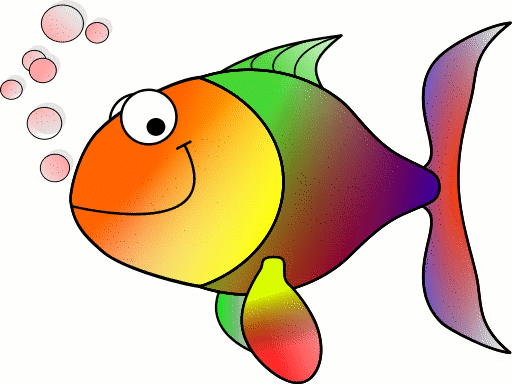
//> input picture EsercizioFiltriImmagine/images/1.png, 512 x 384 px
$ ./DisplayImage   (built with g++ and OpenCV 4)
//> lines starting //> are read from the running program, lines starting //| are printed output that depends on the picture
### EsercizioFiltriImmagine/src/Image.h
/*
 * Image.h
 *
 *  Created on: 18/mar/2017
 *      Author: ilaria
 */

#ifndef IMAGE_H_
#define IMAGE_H_

#include <cv.h>
#include <highgui.h>
#include <string>
#include <stdbool.h>

using namespace cv;
using namespace std;

class Image {
private:
    int MAX_VALUE = 255;
    int MAX_KERNEL_LENGTH = 31;
	Mat imageGrey;

public:
	Image();
	Mat thresholdImage(Mat image, int value, int threshold_type, string pathDest, string name, bool write);
	Mat adaptiveThresholdImage(Mat image, int adaptiveThresh, int threshold_type, int blocksize, int C, string pathDest, string name,  bool write);
	Mat filter2DLowPass(Mat image, int kernel_size, string pathDest, string name, bool write);
	Mat filter2DHighPass(Mat image, int i, string pathDest, string name, bool write);
	Mat gaussianFilter(Mat image, int sigmax, int sigmay, string pathDest, string name, bool write);
	Mat bilateralFilterImage(Mat image, string pathDest, string name, bool write);

};

#endif /* IMAGE_H_ */

### EsercizioFiltriImmagine/src/Image.cpp
/*
 * Image.cpp
 *
 *  Created on: 18/mar/2017
 *      Author: ilaria
 */

#include "Image.h"

Image :: Image(){

}

Mat Image :: thresholdImage(Mat image, int value, int threshold_type, string pathDest, string name, bool write){

	Mat imageThresh;

	if(!image.data){
		cout<<"No data here"<<endl;
	}
	cvtColor(image, imageGrey, CV_BGR2GRAY);
	threshold(imageGrey, imageThresh, value, MAX_VALUE, threshold_type);

	if(write){
		imwrite(pathDest+name, imageThresh);
	}
	namedWindow("Display_"+name, CV_WINDOW_AUTOSIZE);
	imshow("Display_"+name, imageThresh);
	return imageThresh;
}

Mat Image :: adaptiveThresholdImage(Mat image, int adaptiveThresh, int threshold_type, int blocksize, int C, string pathDest, string name, bool write){
	Mat adaptiveImageThresh;

	if(!image.data){
		cout<<"No data here"<<endl;
	}
	cvtColor(image, imageGrey, CV_BGR2GRAY);
	adaptiveThreshold(imageGrey, adaptiveImageThresh, MAX_VALUE, adaptiveThresh, threshold_type, blocksize, C);

	if(write){
		imwrite(pathDest+name, adaptiveImageThresh);
	}
	namedWindow("Display_"+name, CV_WINDOW_AUTOSIZE);
	imshow("Display_"+name, adaptiveImageThresh);
	return adaptiveImageThresh;
}


Mat Image :: filter2DLowPass(Mat image, int kernel_size, string pathDest, string name, bool write){
	Mat filter2DLowPassImage;
	Mat kernel;

	kernel = Mat::ones( kernel_size, kernel_size, CV_32F )/ (float)(kernel_size*kernel_size);

	    filter2D(image, filter2DLowPassImage, -1 , kernel, Point( -1, -1 ), 0, BORDER_DEFAULT );


	if(write){
			imwrite(pathDest+name, filter2DLowPassImage);
		}
		namedWindow("Display_"+name, CV_WINDOW_AUTOSIZE);
		imshow("Display_"+name, filter2DLowPassImage);

		return filter2DLowPassImage;

}

Mat Image :: filter2DHighPass(Mat image, int i, string pathDest, string name, bool write){
	Mat filter2DHighPassImage;
	Mat kernel = (Mat_<char>(3, 3) << -1, -1, -1,
									  -1,  i, -1,
									  -1, -1, -1);

	filter2D(image, filter2DHighPassImage, image.depth(), kernel);

	if(write){
			imwrite(pathDest+name, filter2DHighPassImage);
		}
		namedWindow("Display_"+name, CV_WINDOW_AUTOSIZE);
		imshow("Display_"+name, filter2DHighPassImage);

		return filter2DHighPassImage;

}

Mat Image :: gaussianFilter(Mat image, int sigmax, int sigmay, string pathDest, string name, bool write){
	Mat gaussianImage;
	for ( int i = 1; i < MAX_KERNEL_LENGTH; i = i + 2 )
	{
		GaussianBlur( image, gaussianImage, Size( i, i ), sigmax, sigmay );

	}
	if(write){
		imwrite(pathDest+name, gaussianImage);
	}
	namedWindow("Display_"+name, CV_WINDOW_AUTOSIZE);
	imshow("Display_"+name,gaussianImage);
	return gaussianImage;

}

Mat Image :: bilateralFilterImage(Mat image, string pathDest, string name, bool write){
	Mat bilateralImage;
	for ( int i = 1; i < MAX_KERNEL_LENGTH; i = i + 2 )
	{
		bilateralFilter(image, bilateralImage, i, i*2, i/2);
	}
	if(write){
		imwrite(pathDest+name, bilateralImage);
	}
	namedWindow("Display_"+name, CV_WINDOW_AUTOSIZE);
	imshow("Display_"+name,bilateralImage);
	return bilateralImage;
}

### EsercizioFiltriImmagine/src/DisplayImage.cpp
/*
 * DisplayImage.cpp
 *
 *  Created on: 16/mar/2017
 *      Author: Ciro Domenico e Ilaria
 */

#include "Image.h"


int main(int argc, char** argv) {
	string path="images/";
	string imageName="1.png";

	Mat image;
	Mat imageThresh;
	Mat adaptiveImageThresh;
	Mat filter2DLowPassImage;
	Mat filter2DHighPassImage_9;
	Mat filter2DHighPassImage_8;
	Mat gaussianImage;
	Mat bilateralImage;

	int threshold_type = 3;
	int value=100;
	int blocksize = 3;
	double C = 1;

	int kernel_size=10;
	int sigmax = 50;
	int sigmay = 50;

	Image img;


	image = imread(path+imageName, CV_LOAD_IMAGE_COLOR);
//> image is the input picture: 384 rows x 512 cols, CV_8UC3; mean B, G, R 170.3, 197.1, 219.8
	if(!image.data)
		{
			cout<<"AH! No data here"<<endl;
			return -1;
		}

	namedWindow("Display_"+imageName, CV_WINDOW_AUTOSIZE);
	imshow("Display_"+imageName, image);

	/*THRESHOLD*/
	imageThresh=img.thresholdImage(image,value,threshold_type,path,"Thresh.png",true);
//> in thresholdImage, `cvtColor(image, imageGrey, CV_BGR2GRAY);`:
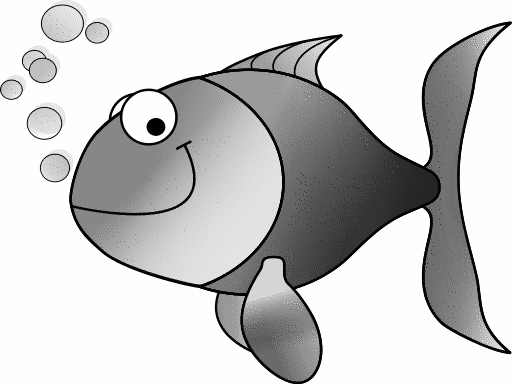
//> imageGrey: 384 rows x 512 cols, CV_8UC1; min 1, max 254, mean 200.7
//> in thresholdImage, `threshold(imageGrey, imageThresh, value, MAX_VALUE, threshold_type);`:
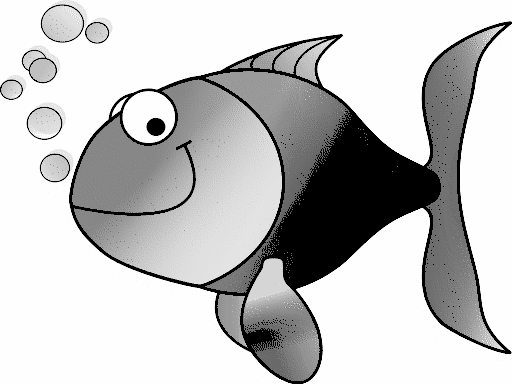
//> imageThresh: 384 rows x 512 cols, CV_8UC1; min 0, max 254, mean 194.8
	adaptiveImageThresh=img.adaptiveThresholdImage(image,ADAPTIVE_THRESH_GAUSSIAN_C,THRESH_BINARY, blocksize, C,path,"Adaptive_Thresh.png", true);
//> in adaptiveThresholdImage, `adaptiveThreshold(imageGrey, adaptiveImageThresh, MAX_VALUE, adaptiveT..`:
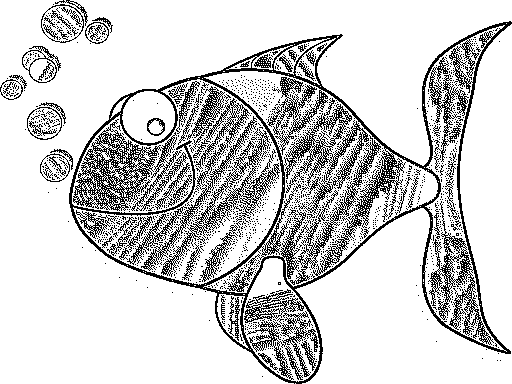
//> adaptiveImageThresh: 384 rows x 512 cols, CV_8UC1; 81.3% white; black in thin lines or dots

	/*FILTRI*/
	filter2DHighPassImage_9=img.filter2DHighPass(image, 9, path, "Filter2D_High_Pass_9.png", true);
//> in filter2DHighPass, `filter2D(image, filter2DHighPassImage, image.depth(), kernel);`:
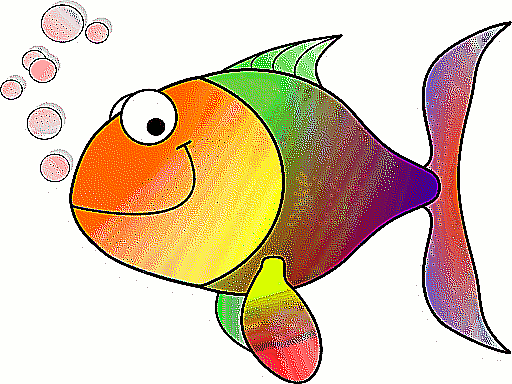
//> filter2DHighPassImage: 384 rows x 512 cols, CV_8UC3; mean B, G, R 175, 199.1, 220.5
	filter2DHighPassImage_9=img.filter2DHighPass(image, 8, path, "Filter2D_High_Pass_8.png", true);
//> call 2 of filter2DHighPass, with i = 8, pathDest = "images/", name = "Filter2D_High_Pass_8.png", write = true
//> in filter2DHighPass (call 2), `filter2D(image, filter2DHighPassImage, image.depth(), kernel);`:
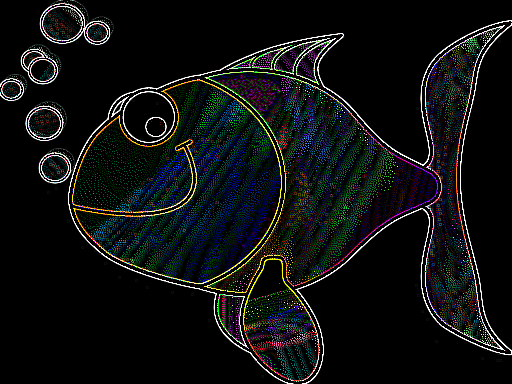
//> filter2DHighPassImage: 384 rows x 512 cols, CV_8UC3; mean B, G, R 16.5, 17.2, 14.8
	filter2DLowPassImage=img.filter2DLowPass(image, kernel_size, path, "Filter2D_Low_Pass.png", true);
//> in filter2DLowPass, `filter2D(image, filter2DLowPassImage, -1 , kernel, Point( -1, -1 ), 0,..`:
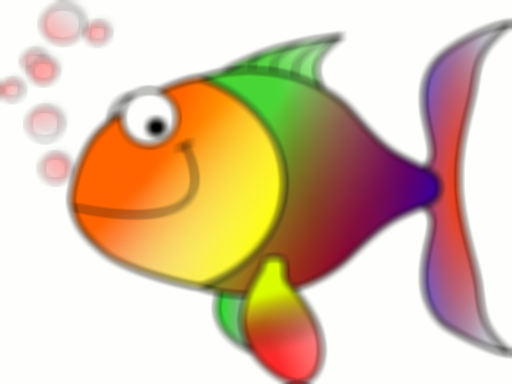
//> filter2DLowPassImage: 384 rows x 512 cols, CV_8UC3; mean B, G, R 170.3, 197.1, 219.8
	gaussianImage=img.gaussianFilter(image, sigmax, sigmay, path, "Gaussian_Blur.png", true);
//> after the loop in gaussianFilter, `for ( int i = 1; i < MAX_KERNEL_LENGTH; i = i + 2 )`:
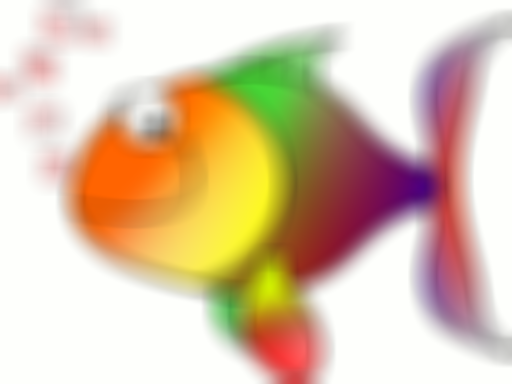
//> gaussianImage: 384 rows x 512 cols, CV_8UC3; mean B, G, R 170.3, 197.1, 219.8
	bilateralImage=img.bilateralFilterImage(image, path, "Bilateral_Blur.png", true);

	waitKey(0);
	return 0;
}
